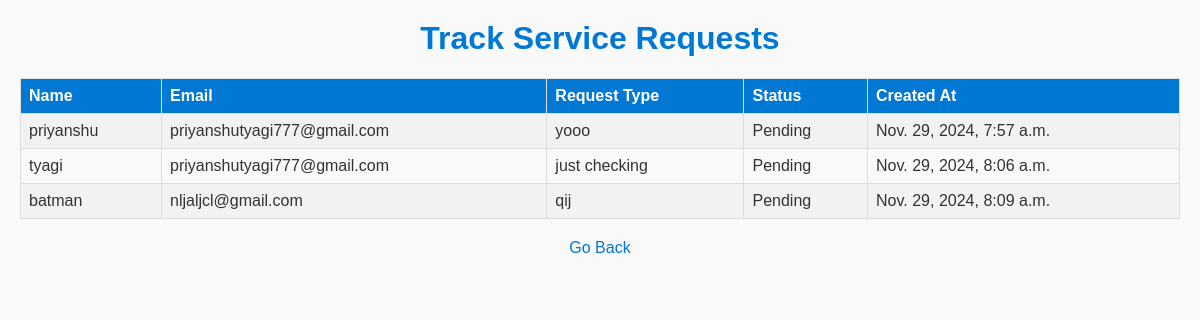
The page /track/ on the database its author committed.
### main/models.py (models this page shows, shortened)
class ServiceRequest(models.Model):
    STATUS_CHOICES = [
        ('Pending', 'Pending'),
        ('In Progress', 'In Progress'),
        ('Resolved', 'Resolved'),
    ]
    customer_name = models.CharField(max_length=100)
    email = models.EmailField()
    request_type = models.CharField(max_length=100)
    details = models.TextField()
    status = models.CharField(max_length=20, choices=STATUS_CHOICES, default='Pending')
    created_at = models.DateTimeField(auto_now_add=True)
    resolved_at = models.DateTimeField(null=True, blank=True)

### main/views.py (the view)
# urls.py: path('track/', views.track_requests, name='track_requests'),
def track_requests(request):
    requests = ServiceRequest.objects.all()
    return render(request, 'main/track_requests.html', {'requests': requests})

### main/templates/main/track_requests.html (shortened to what this page needs)
<html>
<head>
</head>
<body>
    <h1>Track Service Requests</h1>
    <table>
        <tr>
            <th>Name</th>
            <th>Email</th>
            <th>Request Type</th>
            <th>Status</th>
            <th>Created At</th>
        </tr>
        {% for request in requests %}
        <tr>
            <td>{{ request.customer_name }}</td>
            <td>{{ request.email }}</td>
            <td>{{ request.request_type }}</td>
            <td>{{ request.status }}</td>
            <td>{{ request.created_at }}</td>
        </tr>
        {% endfor %}
    </table>
    <a href="/">Go Back</a>
</body>
</html>

### main/templates/main/track_requests.html (style rules this page uses)
body { font-family: Arial, sans-serif; margin: 20px; background-color: #f9f9f9; color: #333; }
h1 { color: #0078d4; text-align: center; }
table { width: 100%; border-collapse: collapse; margin: 20px 0; }
th, td { border: 1px solid #ddd; padding: 8px; text-align: left; }
th { background-color: #0078d4; color: white; }
tr:nth-child(even) { background-color: #f2f2f2; }
a { display: block; margin-top: 20px; text-align: center; text-decoration: none; color: #0078d4; }

### rows shown on the page
ServiceRequest: customer_name "priyanshu", email "priyanshutyagi777@gmail.com", request_type "yooo", status "Pending", created_at "Nov. 29, 2024, 7:57 a.m."
ServiceRequest: customer_name "tyagi", email "priyanshutyagi777@gmail.com", request_type "just checking", status "Pending", created_at "Nov. 29, 2024, 8:06 a.m."
ServiceRequest: customer_name "batman", email "nljaljcl@gmail.com", request_type "qij", status "Pending", created_at "Nov. 29, 2024, 8:09 a.m."
